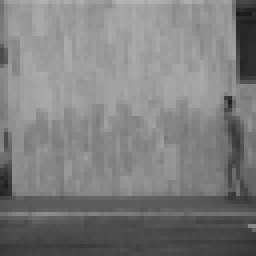
#> input picture preprocessed_frames/denis_jump/frame_000.png, 64 x 64 px, found by its file name (shown 4 times larger); its folder holds 4 pictures in this run
$ python spectral_wasserstein.py
#> lines starting #> are read from the running program, lines starting #| are printed output that depends on the picture
import os
import numpy as np
import cv2
import matplotlib.pyplot as plt
from sklearn.cluster import SpectralClustering, AgglomerativeClustering

def load_saved_frames(folder_path, resize_dim=(64, 64)):
    """Load saved grayscale PNG frames and normalize to [0, 1]."""
#> called with folder_path = 'preprocessed_frames/denis_jump', resize_dim = (64, 64)
    frame_files = sorted([f for f in os.listdir(folder_path) if f.endswith(".png")])
    frames = []

    for fname in frame_files:
        img = cv2.imread(os.path.join(folder_path, fname), cv2.IMREAD_GRAYSCALE)
#> img is the input picture: shape (64, 64); min 25, max 180, mean 125.7
        if img is not None:
            img = cv2.resize(img, resize_dim, interpolation=cv2.INTER_AREA)
            frames.append(img.astype(np.float32) / 255.0)

    print(f"Loaded {len(frames)} frames from '{folder_path}'")
    return frames

def compute_frame_differences(frames):
    """Compute absolute frame-to-frame differences."""
    diffs = [np.abs(frames[i] - frames[i - 1]) for i in range(1, len(frames))]
    print(f"Computed {len(diffs)} frame differences.")
    return diffs

def cluster_frame_diffs_wasserstein(diff_frames, n_clusters=3):
    """Cluster frame differences using pairwise Wasserstein distances."""
#> called with n_clusters = 3
    n = len(diff_frames)
    D = np.zeros((n, n))
#> D = [[0, 0, 0], [0, 0, 0], [0, 0, 0]]
    print("Computing Wasserstein distance matrix (frame diffs)...")

    for i in range(n):
        for j in range(i + 1, n):
            d = compute_sliced_wasserstein_distance(diff_frames[i], diff_frames[j])
            D[i, j] = D[j, i] = d
#> this loop made 3 passes

    clustering = AgglomerativeClustering(
        n_clusters=n_clusters,
        metric='precomputed',
        linkage='average'
    )
    return clustering.fit_predict(D)

def cluster_frames_spectral(frames, n_clusters=3):
    """Cluster frames using Spectral Clustering."""
    X = np.array([f.flatten() for f in frames])
    spectral = SpectralClustering(
        n_clusters=n_clusters,
        affinity='nearest_neighbors',
        assign_labels='kmeans',
        random_state=42,
        n_neighbors=10
    )
    return spectral.fit_predict(X)

def compute_sliced_wasserstein_distance(img1, img2, n_projections=50):
    """Approximate Wasserstein distance using Sliced Wasserstein."""
    img1_flat = img1.flatten()
    img2_flat = img2.flatten()

    img1_flat = img1_flat / np.sum(img1_flat)
    img2_flat = img2_flat / np.sum(img2_flat)

    d = len(img1_flat)
    distances = []

    for _ in range(n_projections):
        proj = np.random.randn(d)
        proj /= np.linalg.norm(proj)

        proj1 = np.dot(img1_flat, proj)
        proj2 = np.dot(img2_flat, proj)

        distances.append(np.abs(proj1 - proj2))

    return np.mean(distances)


def cluster_frames_wasserstein(frames, n_clusters=3):
    """Cluster frames based on Wasserstein distances."""
    n_frames = len(frames)
    D = np.zeros((n_frames, n_frames))

    print("Computing pairwise Wasserstein distances...")
    for i in range(n_frames):
        for j in range(i + 1, n_frames):
            d = compute_sliced_wasserstein_distance(frames[i], frames[j])
            D[i, j] = d
            D[j, i] = d

    clustering = AgglomerativeClustering(
        n_clusters=n_clusters,
        metric='precomputed',
        linkage='average'
    )
    labels = clustering.fit_predict(D)
    return labels

def plot_cluster_assignments(labels, method="Spectral"):
    """Plot the cluster assignments over time."""
#> called with labels = array of shape (3,), method = 'Wasserstein (Diffs)'
    plt.figure(figsize=(10, 3))
    plt.plot(labels, marker='o')
    plt.xlabel("Frame Index")
    plt.ylabel("Cluster Label")
    plt.title(f"{method} Clustering Over Time")
    plt.grid(True)
    plt.tight_layout()
    plt.show()
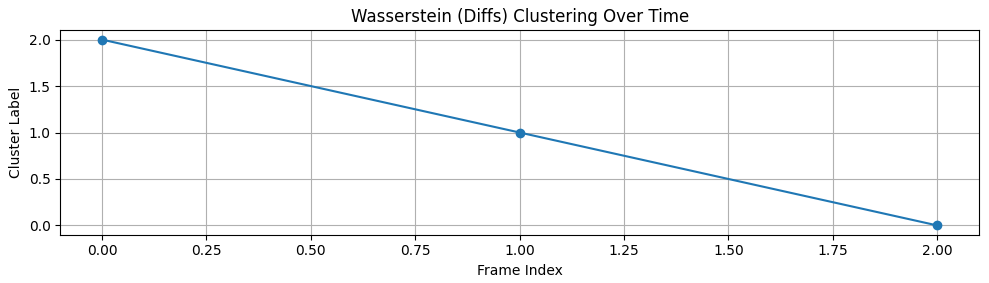
#> figure drawn by matplotlib, 1 panel

def show_clustered_images(frames, labels, n_clusters=3, samples_per_cluster=6, method="Spectral"):
    """Display a grid of clustered images."""
#> called with labels = array of shape (3,), n_clusters = 3, samples_per_cluster = 6, method = 'Wasserstein (Diffs)'
    plt.figure(figsize=(samples_per_cluster * 2, n_clusters * 2.5))
    for c in range(n_clusters):
        indices = np.where(labels == c)[0][:samples_per_cluster]
        for j, idx in enumerate(indices):
            plt.subplot(n_clusters, samples_per_cluster, c * samples_per_cluster + j + 1)
            plt.imshow(frames[idx], cmap='gray')
            plt.axis('off')
            plt.title(f"C{c}", fontsize=8)
    plt.tight_layout()
    plt.suptitle(f"Clustered Frame Samples ({method} Clustering)", fontsize=14)
    plt.show()
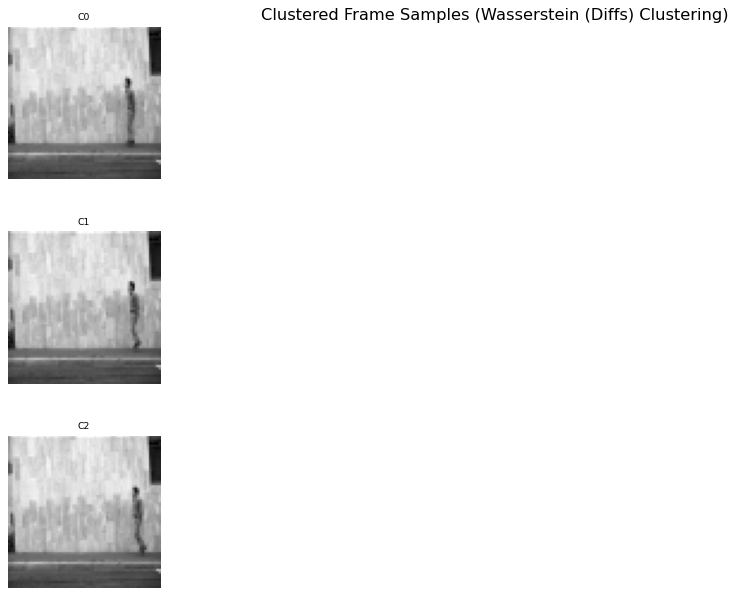
#> figure drawn by matplotlib, 3 panels

if __name__ == "__main__":
    folder = os.path.join("preprocessed_frames", "denis_jump")
    frames = load_saved_frames(folder_path=folder, resize_dim=(64, 64))
    diff_frames = compute_frame_differences(frames)

    # Step 2: Cluster on those differences
    n_clusters = 3
    labels = cluster_frame_diffs_wasserstein(diff_frames, n_clusters=n_clusters)

    # Step 3: Plot results (shifted by +1 to match frame index)
    plot_cluster_assignments(labels, method="Wasserstein (Diffs)")

    # Step 4: Show clustered original frames
    show_clustered_images(frames[1:], labels, n_clusters=n_clusters, samples_per_cluster=6, method="Wasserstein (Diffs)")

    print("✅ Motion-aware Wasserstein clustering complete.")
